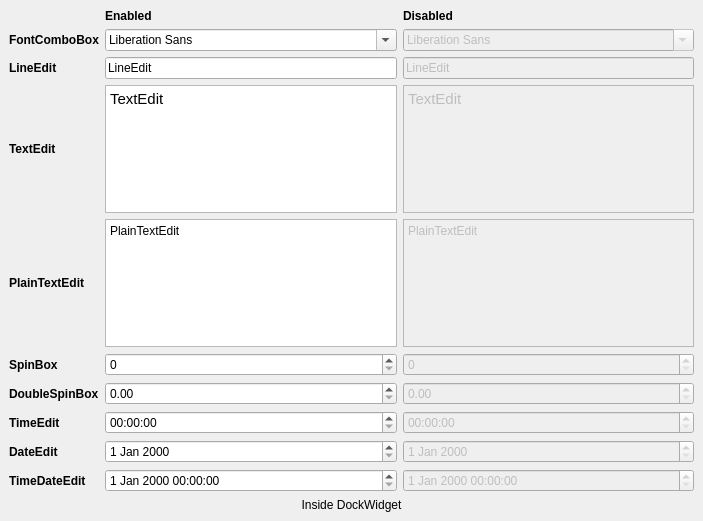
<?xml version="1.0" encoding="UTF-8"?>
<ui version="4.0">
 <class>DockWidget</class>
 <widget class="QDockWidget" name="DockWidget">
  <property name="geometry">
   <rect>
    <x>0</x>
    <y>0</y>
    <width>703</width>
    <height>521</height>
   </rect>
  </property>
  <property name="windowTitle">
   <string>Inputs - Fields</string>
  </property>
  <widget class="QWidget" name="dockWidgetContents">
   <layout class="QGridLayout" name="gridLayout">
    <item row="2" column="1">
     <widget class="QLineEdit" name="lineEdit">
      <property name="sizePolicy">
       <sizepolicy hsizetype="Preferred" vsizetype="Fixed">
        <horstretch>0</horstretch>
        <verstretch>0</verstretch>
       </sizepolicy>
      </property>
      <property name="minimumSize">
       <size>
        <width>0</width>
        <height>0</height>
       </size>
      </property>
      <property name="maximumSize">
       <size>
        <width>16777215</width>
        <height>16777215</height>
       </size>
      </property>
      <property name="toolTip">
       <string>This is a tool tip</string>
      </property>
      <property name="statusTip">
       <string>This is a status tip</string>
      </property>
      <property name="whatsThis">
       <string>This is &quot;what is this&quot;</string>
      </property>
      <property name="text">
       <string>LineEdit</string>
      </property>
     </widget>
    </item>
    <item row="2" column="2">
     <widget class="QLineEdit" name="lineEditDis">
      <property name="enabled">
       <bool>false</bool>
      </property>
      <property name="sizePolicy">
       <sizepolicy hsizetype="Preferred" vsizetype="Fixed">
        <horstretch>0</horstretch>
        <verstretch>0</verstretch>
       </sizepolicy>
      </property>
      <property name="minimumSize">
       <size>
        <width>0</width>
        <height>0</height>
       </size>
      </property>
      <property name="maximumSize">
       <size>
        <width>16777215</width>
        <height>16777215</height>
       </size>
      </property>
      <property name="toolTip">
       <string>This is a tool tip</string>
      </property>
      <property name="statusTip">
       <string>This is a status tip</string>
      </property>
      <property name="whatsThis">
       <string>This is &quot;what is this&quot;</string>
      </property>
      <property name="text">
       <string>LineEdit</string>
      </property>
     </widget>
    </item>
    <item row="3" column="0">
     <widget class="QLabel" name="label_14">
      <property name="minimumSize">
       <size>
        <width>0</width>
        <height>0</height>
       </size>
      </property>
      <property name="maximumSize">
       <size>
        <width>16777215</width>
        <height>16777215</height>
       </size>
      </property>
      <property name="font">
       <font>
        <weight>75</weight>
        <bold>true</bold>
       </font>
      </property>
      <property name="toolTip">
       <string>This is a tool tip</string>
      </property>
      <property name="statusTip">
       <string>This is a status tip</string>
      </property>
      <property name="whatsThis">
       <string>This is &quot;what is this&quot;</string>
      </property>
      <property name="text">
       <string>TextEdit</string>
      </property>
     </widget>
    </item>
    <item row="5" column="1">
     <widget class="QSpinBox" name="spinBox">
      <property name="minimumSize">
       <size>
        <width>0</width>
        <height>0</height>
       </size>
      </property>
      <property name="maximumSize">
       <size>
        <width>16777215</width>
        <height>16777215</height>
       </size>
      </property>
      <property name="toolTip">
       <string>This is a tool tip</string>
      </property>
      <property name="statusTip">
       <string>This is a status tip</string>
      </property>
      <property name="whatsThis">
       <string>This is &quot;what is this&quot;</string>
      </property>
     </widget>
    </item>
    <item row="3" column="1">
     <widget class="QTextEdit" name="textEdit">
      <property name="minimumSize">
       <size>
        <width>0</width>
        <height>0</height>
       </size>
      </property>
      <property name="maximumSize">
       <size>
        <width>16777215</width>
        <height>16777215</height>
       </size>
      </property>
      <property name="toolTip">
       <string>This is a tool tip</string>
      </property>
      <property name="statusTip">
       <string>This is a status tip</string>
      </property>
      <property name="whatsThis">
       <string>This is &quot;what is this&quot;</string>
      </property>
      <property name="html">
       <string>&lt;!DOCTYPE HTML PUBLIC &quot;-//W3C//DTD HTML 4.0//EN&quot; &quot;http://www.w3.org/TR/REC-html40/strict.dtd&quot;&gt;
&lt;html&gt;&lt;head&gt;&lt;meta name=&quot;qrichtext&quot; content=&quot;1&quot; /&gt;&lt;style type=&quot;text/css&quot;&gt;
p, li { white-space: pre-wrap; }
&lt;/style&gt;&lt;/head&gt;&lt;body style=&quot; font-family:'Cantarell'; font-size:11pt; font-weight:400; font-style:normal;&quot;&gt;
&lt;p style=&quot; margin-top:0px; margin-bottom:0px; margin-left:0px; margin-right:0px; -qt-block-indent:0; text-indent:0px;&quot;&gt;TextEdit&lt;/p&gt;&lt;/body&gt;&lt;/html&gt;</string>
      </property>
     </widget>
    </item>
    <item row="3" column="2">
     <widget class="QTextEdit" name="textEditDis">
      <property name="enabled">
       <bool>false</bool>
      </property>
      <property name="minimumSize">
       <size>
        <width>0</width>
        <height>0</height>
       </size>
      </property>
      <property name="maximumSize">
       <size>
        <width>16777215</width>
        <height>16777215</height>
       </size>
      </property>
      <property name="toolTip">
       <string>This is a tool tip</string>
      </property>
      <property name="statusTip">
       <string>This is a status tip</string>
      </property>
      <property name="whatsThis">
       <string>This is &quot;what is this&quot;</string>
      </property>
      <property name="html">
       <string>&lt;!DOCTYPE HTML PUBLIC &quot;-//W3C//DTD HTML 4.0//EN&quot; &quot;http://www.w3.org/TR/REC-html40/strict.dtd&quot;&gt;
&lt;html&gt;&lt;head&gt;&lt;meta name=&quot;qrichtext&quot; content=&quot;1&quot; /&gt;&lt;style type=&quot;text/css&quot;&gt;
p, li { white-space: pre-wrap; }
&lt;/style&gt;&lt;/head&gt;&lt;body style=&quot; font-family:'Cantarell'; font-size:11pt; font-weight:400; font-style:normal;&quot;&gt;
&lt;p style=&quot; margin-top:0px; margin-bottom:0px; margin-left:0px; margin-right:0px; -qt-block-indent:0; text-indent:0px;&quot;&gt;TextEdit&lt;/p&gt;&lt;/body&gt;&lt;/html&gt;</string>
      </property>
     </widget>
    </item>
    <item row="4" column="0">
     <widget class="QLabel" name="label_15">
      <property name="minimumSize">
       <size>
        <width>0</width>
        <height>0</height>
       </size>
      </property>
      <property name="maximumSize">
       <size>
        <width>16777215</width>
        <height>16777215</height>
       </size>
      </property>
      <property name="font">
       <font>
        <weight>75</weight>
        <bold>true</bold>
       </font>
      </property>
      <property name="toolTip">
       <string>This is a tool tip</string>
      </property>
      <property name="statusTip">
       <string>This is a status tip</string>
      </property>
      <property name="whatsThis">
       <string>This is &quot;what is this&quot;</string>
      </property>
      <property name="text">
       <string>PlainTextEdit</string>
      </property>
     </widget>
    </item>
    <item row="4" column="1">
     <widget class="QPlainTextEdit" name="plainTextEdit">
      <property name="minimumSize">
       <size>
        <width>0</width>
        <height>0</height>
       </size>
      </property>
      <property name="maximumSize">
       <size>
        <width>16777215</width>
        <height>16777215</height>
       </size>
      </property>
      <property name="toolTip">
       <string>This is a tool tip</string>
      </property>
      <property name="statusTip">
       <string>This is a status tip</string>
      </property>
      <property name="whatsThis">
       <string>This is &quot;what is this&quot;</string>
      </property>
      <property name="plainText">
       <string>PlainTextEdit</string>
      </property>
     </widget>
    </item>
    <item row="4" column="2">
     <widget class="QPlainTextEdit" name="plainTextEditDis">
      <property name="enabled">
       <bool>false</bool>
      </property>
      <property name="minimumSize">
       <size>
        <width>0</width>
        <height>0</height>
       </size>
      </property>
      <property name="maximumSize">
       <size>
        <width>16777215</width>
        <height>16777215</height>
       </size>
      </property>
      <property name="toolTip">
       <string>This is a tool tip</string>
      </property>
      <property name="statusTip">
       <string>This is a status tip</string>
      </property>
      <property name="whatsThis">
       <string>This is &quot;what is this&quot;</string>
      </property>
      <property name="plainText">
       <string>PlainTextEdit</string>
      </property>
     </widget>
    </item>
    <item row="5" column="0">
     <widget class="QLabel" name="label_16">
      <property name="minimumSize">
       <size>
        <width>0</width>
        <height>0</height>
       </size>
      </property>
      <property name="maximumSize">
       <size>
        <width>16777215</width>
        <height>16777215</height>
       </size>
      </property>
      <property name="font">
       <font>
        <weight>75</weight>
        <bold>true</bold>
       </font>
      </property>
      <property name="toolTip">
       <string>This is a tool tip</string>
      </property>
      <property name="statusTip">
       <string>This is a status tip</string>
      </property>
      <property name="whatsThis">
       <string>This is &quot;what is this&quot;</string>
      </property>
      <property name="text">
       <string>SpinBox</string>
      </property>
     </widget>
    </item>
    <item row="5" column="2">
     <widget class="QSpinBox" name="spinBoxDis">
      <property name="enabled">
       <bool>false</bool>
      </property>
      <property name="minimumSize">
       <size>
        <width>0</width>
        <height>0</height>
       </size>
      </property>
      <property name="maximumSize">
       <size>
        <width>16777215</width>
        <height>16777215</height>
       </size>
      </property>
      <property name="toolTip">
       <string>This is a tool tip</string>
      </property>
      <property name="statusTip">
       <string>This is a status tip</string>
      </property>
      <property name="whatsThis">
       <string>This is &quot;what is this&quot;</string>
      </property>
     </widget>
    </item>
    <item row="6" column="0">
     <widget class="QLabel" name="label_17">
      <property name="minimumSize">
       <size>
        <width>0</width>
        <height>0</height>
       </size>
      </property>
      <property name="maximumSize">
       <size>
        <width>16777215</width>
        <height>16777215</height>
       </size>
      </property>
      <property name="font">
       <font>
        <weight>75</weight>
        <bold>true</bold>
       </font>
      </property>
      <property name="toolTip">
       <string>This is a tool tip</string>
      </property>
      <property name="statusTip">
       <string>This is a status tip</string>
      </property>
      <property name="whatsThis">
       <string>This is &quot;what is this&quot;</string>
      </property>
      <property name="text">
       <string>DoubleSpinBox</string>
      </property>
     </widget>
    </item>
    <item row="6" column="1">
     <widget class="QDoubleSpinBox" name="doubleSpinBox">
      <property name="minimumSize">
       <size>
        <width>0</width>
        <height>0</height>
       </size>
      </property>
      <property name="maximumSize">
       <size>
        <width>16777215</width>
        <height>16777215</height>
       </size>
      </property>
      <property name="toolTip">
       <string>This is a tool tip</string>
      </property>
      <property name="statusTip">
       <string>This is a status tip</string>
      </property>
      <property name="whatsThis">
       <string>This is &quot;what is this&quot;</string>
      </property>
     </widget>
    </item>
    <item row="6" column="2">
     <widget class="QDoubleSpinBox" name="doubleSpinBoxDis">
      <property name="enabled">
       <bool>false</bool>
      </property>
      <property name="minimumSize">
       <size>
        <width>0</width>
        <height>0</height>
       </size>
      </property>
      <property name="maximumSize">
       <size>
        <width>16777215</width>
        <height>16777215</height>
       </size>
      </property>
      <property name="toolTip">
       <string>This is a tool tip</string>
      </property>
      <property name="statusTip">
       <string>This is a status tip</string>
      </property>
      <property name="whatsThis">
       <string>This is &quot;what is this&quot;</string>
      </property>
     </widget>
    </item>
    <item row="7" column="0">
     <widget class="QLabel" name="label_18">
      <property name="minimumSize">
       <size>
        <width>0</width>
        <height>0</height>
       </size>
      </property>
      <property name="maximumSize">
       <size>
        <width>16777215</width>
        <height>16777215</height>
       </size>
      </property>
      <property name="font">
       <font>
        <weight>75</weight>
        <bold>true</bold>
       </font>
      </property>
      <property name="toolTip">
       <string>This is a tool tip</string>
      </property>
      <property name="statusTip">
       <string>This is a status tip</string>
      </property>
      <property name="whatsThis">
       <string>This is &quot;what is this&quot;</string>
      </property>
      <property name="text">
       <string>TimeEdit</string>
      </property>
     </widget>
    </item>
    <item row="7" column="1">
     <widget class="QTimeEdit" name="timeEdit">
      <property name="minimumSize">
       <size>
        <width>0</width>
        <height>0</height>
       </size>
      </property>
      <property name="maximumSize">
       <size>
        <width>16777215</width>
        <height>16777215</height>
       </size>
      </property>
      <property name="toolTip">
       <string>This is a tool tip</string>
      </property>
      <property name="statusTip">
       <string>This is a status tip</string>
      </property>
      <property name="whatsThis">
       <string>This is &quot;what is this&quot;</string>
      </property>
     </widget>
    </item>
    <item row="7" column="2">
     <widget class="QTimeEdit" name="timeEditDis">
      <property name="enabled">
       <bool>false</bool>
      </property>
      <property name="minimumSize">
       <size>
        <width>0</width>
        <height>0</height>
       </size>
      </property>
      <property name="maximumSize">
       <size>
        <width>16777215</width>
        <height>16777215</height>
       </size>
      </property>
      <property name="toolTip">
       <string>This is a tool tip</string>
      </property>
      <property name="statusTip">
       <string>This is a status tip</string>
      </property>
      <property name="whatsThis">
       <string>This is &quot;what is this&quot;</string>
      </property>
     </widget>
    </item>
    <item row="8" column="0">
     <widget class="QLabel" name="label_19">
      <property name="minimumSize">
       <size>
        <width>0</width>
        <height>0</height>
       </size>
      </property>
      <property name="maximumSize">
       <size>
        <width>16777215</width>
        <height>16777215</height>
       </size>
      </property>
      <property name="font">
       <font>
        <weight>75</weight>
        <bold>true</bold>
       </font>
      </property>
      <property name="toolTip">
       <string>This is a tool tip</string>
      </property>
      <property name="statusTip">
       <string>This is a status tip</string>
      </property>
      <property name="whatsThis">
       <string>This is &quot;what is this&quot;</string>
      </property>
      <property name="text">
       <string>DateEdit</string>
      </property>
     </widget>
    </item>
    <item row="8" column="1">
     <widget class="QDateEdit" name="dateEdit">
      <property name="minimumSize">
       <size>
        <width>0</width>
        <height>0</height>
       </size>
      </property>
      <property name="maximumSize">
       <size>
        <width>16777215</width>
        <height>16777215</height>
       </size>
      </property>
      <property name="toolTip">
       <string>This is a tool tip</string>
      </property>
      <property name="statusTip">
       <string>This is a status tip</string>
      </property>
      <property name="whatsThis">
       <string>This is &quot;what is this&quot;</string>
      </property>
     </widget>
    </item>
    <item row="8" column="2">
     <widget class="QDateEdit" name="dateEditDis">
      <property name="enabled">
       <bool>false</bool>
      </property>
      <property name="minimumSize">
       <size>
        <width>0</width>
        <height>0</height>
       </size>
      </property>
      <property name="maximumSize">
       <size>
        <width>16777215</width>
        <height>16777215</height>
       </size>
      </property>
      <property name="toolTip">
       <string>This is a tool tip</string>
      </property>
      <property name="statusTip">
       <string>This is a status tip</string>
      </property>
      <property name="whatsThis">
       <string>This is &quot;what is this&quot;</string>
      </property>
     </widget>
    </item>
    <item row="9" column="0">
     <widget class="QLabel" name="label_20">
      <property name="minimumSize">
       <size>
        <width>0</width>
        <height>0</height>
       </size>
      </property>
      <property name="maximumSize">
       <size>
        <width>16777215</width>
        <height>16777215</height>
       </size>
      </property>
      <property name="font">
       <font>
        <weight>75</weight>
        <bold>true</bold>
       </font>
      </property>
      <property name="toolTip">
       <string>This is a tool tip</string>
      </property>
      <property name="statusTip">
       <string>This is a status tip</string>
      </property>
      <property name="whatsThis">
       <string>This is &quot;what is this&quot;</string>
      </property>
      <property name="text">
       <string>TimeDateEdit</string>
      </property>
     </widget>
    </item>
    <item row="9" column="1">
     <widget class="QDateTimeEdit" name="dateTimeEdit">
      <property name="minimumSize">
       <size>
        <width>0</width>
        <height>0</height>
       </size>
      </property>
      <property name="maximumSize">
       <size>
        <width>16777215</width>
        <height>16777215</height>
       </size>
      </property>
      <property name="toolTip">
       <string>This is a tool tip</string>
      </property>
      <property name="statusTip">
       <string>This is a status tip</string>
      </property>
      <property name="whatsThis">
       <string>This is &quot;what is this&quot;</string>
      </property>
     </widget>
    </item>
    <item row="9" column="2">
     <widget class="QDateTimeEdit" name="dateTimeEditDis">
      <property name="enabled">
       <bool>false</bool>
      </property>
      <property name="minimumSize">
       <size>
        <width>0</width>
        <height>0</height>
       </size>
      </property>
      <property name="maximumSize">
       <size>
        <width>16777215</width>
        <height>16777215</height>
       </size>
      </property>
      <property name="toolTip">
       <string>This is a tool tip</string>
      </property>
      <property name="statusTip">
       <string>This is a status tip</string>
      </property>
      <property name="whatsThis">
       <string>This is &quot;what is this&quot;</string>
      </property>
     </widget>
    </item>
    <item row="10" column="0">
     <spacer name="verticalSpacer">
      <property name="toolTip">
       <string>This is a tool tip</string>
      </property>
      <property name="statusTip">
       <string>This is a status tip</string>
      </property>
      <property name="whatsThis">
       <string>This is &quot;what is this&quot;</string>
      </property>
      <property name="orientation">
       <enum>Qt::Vertical</enum>
      </property>
      <property name="sizeHint" stdset="0">
       <size>
        <width>20</width>
        <height>40</height>
       </size>
      </property>
     </spacer>
    </item>
    <item row="11" column="0" colspan="3">
     <widget class="QLabel" name="label_51">
      <property name="toolTip">
       <string>This is a tool tip</string>
      </property>
      <property name="statusTip">
       <string>This is a status tip</string>
      </property>
      <property name="whatsThis">
       <string>This is &quot;what is this&quot;</string>
      </property>
      <property name="text">
       <string>Inside DockWidget</string>
      </property>
      <property name="alignment">
       <set>Qt::AlignCenter</set>
      </property>
     </widget>
    </item>
    <item row="1" column="1">
     <widget class="QFontComboBox" name="fontComboBox">
      <property name="minimumSize">
       <size>
        <width>0</width>
        <height>0</height>
       </size>
      </property>
      <property name="maximumSize">
       <size>
        <width>16777215</width>
        <height>16777215</height>
       </size>
      </property>
      <property name="toolTip">
       <string>This is a tool tip</string>
      </property>
      <property name="statusTip">
       <string>This is a status tip</string>
      </property>
      <property name="whatsThis">
       <string>This is &quot;what is this&quot;</string>
      </property>
     </widget>
    </item>
    <item row="1" column="0">
     <widget class="QLabel" name="label_12">
      <property name="minimumSize">
       <size>
        <width>0</width>
        <height>0</height>
       </size>
      </property>
      <property name="maximumSize">
       <size>
        <width>16777215</width>
        <height>16777215</height>
       </size>
      </property>
      <property name="font">
       <font>
        <weight>75</weight>
        <bold>true</bold>
       </font>
      </property>
      <property name="toolTip">
       <string>This is a tool tip</string>
      </property>
      <property name="statusTip">
       <string>This is a status tip</string>
      </property>
      <property name="whatsThis">
       <string>This is &quot;what is this&quot;</string>
      </property>
      <property name="text">
       <string>FontComboBox</string>
      </property>
     </widget>
    </item>
    <item row="1" column="2">
     <widget class="QFontComboBox" name="fontComboBoxDis">
      <property name="enabled">
       <bool>false</bool>
      </property>
      <property name="minimumSize">
       <size>
        <width>0</width>
        <height>0</height>
       </size>
      </property>
      <property name="maximumSize">
       <size>
        <width>16777215</width>
        <height>16777215</height>
       </size>
      </property>
      <property name="toolTip">
       <string>This is a tool tip</string>
      </property>
      <property name="statusTip">
       <string>This is a status tip</string>
      </property>
      <property name="whatsThis">
       <string>This is &quot;what is this&quot;</string>
      </property>
     </widget>
    </item>
    <item row="2" column="0">
     <widget class="QLabel" name="label_13">
      <property name="minimumSize">
       <size>
        <width>0</width>
        <height>0</height>
       </size>
      </property>
      <property name="maximumSize">
       <size>
        <width>16777215</width>
        <height>16777215</height>
       </size>
      </property>
      <property name="font">
       <font>
        <weight>75</weight>
        <bold>true</bold>
       </font>
      </property>
      <property name="toolTip">
       <string>This is a tool tip</string>
      </property>
      <property name="statusTip">
       <string>This is a status tip</string>
      </property>
      <property name="whatsThis">
       <string>This is &quot;what is this&quot;</string>
      </property>
      <property name="text">
       <string>LineEdit</string>
      </property>
     </widget>
    </item>
    <item row="0" column="1">
     <widget class="QLabel" name="label">
      <property name="font">
       <font>
        <weight>75</weight>
        <bold>true</bold>
       </font>
      </property>
      <property name="text">
       <string>Enabled</string>
      </property>
     </widget>
    </item>
    <item row="0" column="2">
     <widget class="QLabel" name="label_2">
      <property name="font">
       <font>
        <weight>75</weight>
        <bold>true</bold>
       </font>
      </property>
      <property name="text">
       <string>Disabled</string>
      </property>
     </widget>
    </item>
   </layout>
  </widget>
 </widget>
 <resources/>
 <connections>
  <connection>
   <sender>fontComboBox</sender>
   <signal>editTextChanged(QString)</signal>
   <receiver>fontComboBoxDis</receiver>
   <slot>setEditText(QString)</slot>
   <hints>
    <hint type="sourcelabel">
     <x>255</x>
     <y>75</y>
    </hint>
    <hint type="destinationlabel">
     <x>493</x>
     <y>72</y>
    </hint>
   </hints>
  </connection>
  <connection>
   <sender>lineEdit</sender>
   <signal>textEdited(QString)</signal>
   <receiver>lineEditDis</receiver>
   <slot>setText(QString)</slot>
   <hints>
    <hint type="sourcelabel">
     <x>344</x>
     <y>111</y>
    </hint>
    <hint type="destinationlabel">
     <x>440</x>
     <y>113</y>
    </hint>
   </hints>
  </connection>
  <connection>
   <sender>spinBox</sender>
   <signal>valueChanged(int)</signal>
   <receiver>spinBoxDis</receiver>
   <slot>setValue(int)</slot>
   <hints>
    <hint type="sourcelabel">
     <x>262</x>
     <y>320</y>
    </hint>
    <hint type="destinationlabel">
     <x>464</x>
     <y>320</y>
    </hint>
   </hints>
  </connection>
  <connection>
   <sender>doubleSpinBox</sender>
   <signal>valueChanged(double)</signal>
   <receiver>doubleSpinBoxDis</receiver>
   <slot>setValue(double)</slot>
   <hints>
    <hint type="sourcelabel">
     <x>252</x>
     <y>358</y>
    </hint>
    <hint type="destinationlabel">
     <x>459</x>
     <y>358</y>
    </hint>
   </hints>
  </connection>
  <connection>
   <sender>timeEdit</sender>
   <signal>timeChanged(QTime)</signal>
   <receiver>timeEditDis</receiver>
   <slot>setTime(QTime)</slot>
   <hints>
    <hint type="sourcelabel">
     <x>235</x>
     <y>396</y>
    </hint>
    <hint type="destinationlabel">
     <x>475</x>
     <y>396</y>
    </hint>
   </hints>
  </connection>
  <connection>
   <sender>dateEdit</sender>
   <signal>dateTimeChanged(QDateTime)</signal>
   <receiver>dateEditDis</receiver>
   <slot>setDateTime(QDateTime)</slot>
   <hints>
    <hint type="sourcelabel">
     <x>292</x>
     <y>434</y>
    </hint>
    <hint type="destinationlabel">
     <x>477</x>
     <y>434</y>
    </hint>
   </hints>
  </connection>
  <connection>
   <sender>dateTimeEdit</sender>
   <signal>dateTimeChanged(QDateTime)</signal>
   <receiver>dateTimeEditDis</receiver>
   <slot>setDateTime(QDateTime)</slot>
   <hints>
    <hint type="sourcelabel">
     <x>299</x>
     <y>472</y>
    </hint>
    <hint type="destinationlabel">
     <x>491</x>
     <y>472</y>
    </hint>
   </hints>
  </connection>
 </connections>
</ui>
